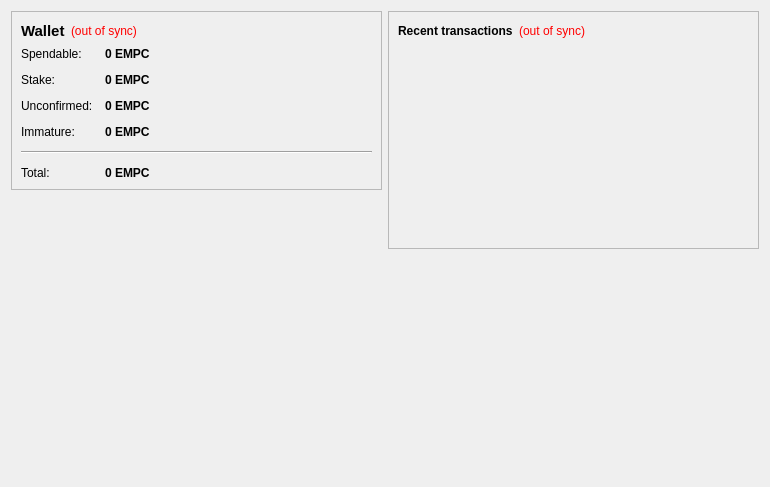
<?xml version="1.0" encoding="UTF-8"?>
<ui version="4.0">
 <class>OverviewPage</class>
 <widget class="QWidget" name="OverviewPage">
  <property name="geometry">
   <rect>
    <x>0</x>
    <y>0</y>
    <width>770</width>
    <height>487</height>
   </rect>
  </property>
  <property name="windowTitle">
   <string>Form</string>
  </property>
  <layout class="QHBoxLayout" name="horizontalLayout" stretch="1,1">
   <item>
    <layout class="QVBoxLayout" name="verticalLayout_2">
     <item>
      <widget class="QFrame" name="frame">
       <property name="frameShape">
        <enum>QFrame::StyledPanel</enum>
       </property>
       <property name="frameShadow">
        <enum>QFrame::Raised</enum>
       </property>
       <layout class="QVBoxLayout" name="verticalLayout_4">
        <item>
         <layout class="QHBoxLayout" name="horizontalLayout_4">
          <item>
           <widget class="QLabel" name="label_5">
            <property name="font">
             <font>
              <pointsize>11</pointsize>
              <weight>75</weight>
              <bold>true</bold>
             </font>
            </property>
            <property name="text">
             <string>Wallet</string>
            </property>
           </widget>
          </item>
          <item>
           <widget class="QLabel" name="labelWalletStatus">
            <property name="toolTip">
             <string>The displayed information may be out of date. Your wallet automatically synchronizes with the EmporiumCoin network after a connection is established, but this process has not completed yet.</string>
            </property>
            <property name="styleSheet">
             <string notr="true">QLabel { color: red; }</string>
            </property>
            <property name="text">
             <string notr="true">(out of sync)</string>
            </property>
            <property name="alignment">
             <set>Qt::AlignLeading|Qt::AlignLeft|Qt::AlignVCenter</set>
            </property>
           </widget>
          </item>
          <item>
           <spacer name="horizontalSpacer_2">
            <property name="orientation">
             <enum>Qt::Horizontal</enum>
            </property>
            <property name="sizeHint" stdset="0">
             <size>
              <width>40</width>
              <height>20</height>
             </size>
            </property>
           </spacer>
          </item>
         </layout>
        </item>
        <item>
         <layout class="QFormLayout" name="formLayout_2">
          <property name="fieldGrowthPolicy">
           <enum>QFormLayout::AllNonFixedFieldsGrow</enum>
          </property>
          <property name="horizontalSpacing">
           <number>12</number>
          </property>
          <property name="verticalSpacing">
           <number>12</number>
          </property>
          <item row="0" column="0">
           <widget class="QLabel" name="label">
            <property name="text">
             <string>Spendable:</string>
            </property>
           </widget>
          </item>
          <item row="0" column="1">
           <widget class="QLabel" name="labelBalance">
            <property name="font">
             <font>
              <weight>75</weight>
              <bold>true</bold>
             </font>
            </property>
            <property name="cursor">
             <cursorShape>IBeamCursor</cursorShape>
            </property>
            <property name="toolTip">
             <string>Your current spendable balance</string>
            </property>
            <property name="text">
             <string notr="true">0 EMPC</string>
            </property>
            <property name="textInteractionFlags">
             <set>Qt::LinksAccessibleByMouse|Qt::TextSelectableByKeyboard|Qt::TextSelectableByMouse</set>
            </property>
           </widget>
          </item>
          <item row="1" column="0">
           <widget class="QLabel" name="label_6">
            <property name="text">
             <string>Stake:</string>
            </property>
           </widget>
          </item>
          <item row="1" column="1">
           <widget class="QLabel" name="labelStake">
            <property name="font">
             <font>
              <weight>75</weight>
              <bold>true</bold>
             </font>
            </property>
            <property name="cursor">
             <cursorShape>IBeamCursor</cursorShape>
            </property>
            <property name="toolTip">
             <string>Total of coins that was staked, and do not yet count toward the current balance</string>
            </property>
            <property name="text">
             <string notr="true">0 EMPC</string>
            </property>
            <property name="textInteractionFlags">
             <set>Qt::LinksAccessibleByMouse|Qt::TextSelectableByKeyboard|Qt::TextSelectableByMouse</set>
            </property>
           </widget>
          </item>
          <item row="2" column="0">
           <widget class="QLabel" name="label_3">
            <property name="text">
             <string>Unconfirmed:</string>
            </property>
           </widget>
          </item>
          <item row="2" column="1">
           <widget class="QLabel" name="labelUnconfirmed">
            <property name="font">
             <font>
              <weight>75</weight>
              <bold>true</bold>
             </font>
            </property>
            <property name="cursor">
             <cursorShape>IBeamCursor</cursorShape>
            </property>
            <property name="toolTip">
             <string>Total of transactions that have yet to be confirmed, and do not yet count toward the current balance</string>
            </property>
            <property name="text">
             <string notr="true">0 EMPC</string>
            </property>
            <property name="textInteractionFlags">
             <set>Qt::LinksAccessibleByMouse|Qt::TextSelectableByKeyboard|Qt::TextSelectableByMouse</set>
            </property>
           </widget>
          </item>
          <item row="3" column="0">
           <widget class="QLabel" name="labelImmatureText">
            <property name="text">
             <string>Immature:</string>
            </property>
           </widget>
          </item>
          <item row="3" column="1">
           <widget class="QLabel" name="labelImmature">
            <property name="font">
             <font>
              <weight>75</weight>
              <bold>true</bold>
             </font>
            </property>
            <property name="toolTip">
             <string>Mined balance that has not yet matured</string>
            </property>
            <property name="text">
             <string notr="true">0 EMPC</string>
            </property>
            <property name="textInteractionFlags">
             <set>Qt::LinksAccessibleByMouse|Qt::TextSelectableByKeyboard|Qt::TextSelectableByMouse</set>
            </property>
           </widget>
          </item>
          <item row="4" column="0" colspan="2">
           <widget class="Line" name="line">
            <property name="orientation">
             <enum>Qt::Horizontal</enum>
            </property>
           </widget>
          </item>
          <item row="5" column="0">
           <widget class="QLabel" name="labelTotalText">
            <property name="text">
             <string>Total:</string>
            </property>
           </widget>
          </item>
          <item row="5" column="1">
           <widget class="QLabel" name="labelTotal">
            <property name="font">
             <font>
              <weight>75</weight>
              <bold>true</bold>
             </font>
            </property>
            <property name="cursor">
             <cursorShape>IBeamCursor</cursorShape>
            </property>
            <property name="toolTip">
             <string>Your current total balance</string>
            </property>
            <property name="text">
             <string notr="true">0 EMPC</string>
            </property>
            <property name="textInteractionFlags">
             <set>Qt::LinksAccessibleByMouse|Qt::TextSelectableByKeyboard|Qt::TextSelectableByMouse</set>
            </property>
           </widget>
          </item>
         </layout>
        </item>
       </layout>
      </widget>
     </item>
     <item>
      <spacer name="verticalSpacer">
       <property name="orientation">
        <enum>Qt::Vertical</enum>
       </property>
       <property name="sizeHint" stdset="0">
        <size>
         <width>20</width>
         <height>40</height>
        </size>
       </property>
      </spacer>
     </item>
     <item>
      <widget class="QLabel" name="label_2">
       <property name="autoFillBackground">
        <bool>true</bool>
       </property>
       <property name="text">
        <string/>
       </property>
       <property name="pixmap">
        <pixmap>:/icons/drmbg</pixmap>
       </property>
       <property name="scaledContents">
        <bool>false</bool>
       </property>
       <property name="margin">
        <number>0</number>
       </property>
      </widget>
     </item>
    </layout>
   </item>
   <item>
    <layout class="QVBoxLayout" name="verticalLayout_3">
     <item>
      <widget class="QFrame" name="frame_2">
       <property name="frameShape">
        <enum>QFrame::StyledPanel</enum>
       </property>
       <property name="frameShadow">
        <enum>QFrame::Raised</enum>
       </property>
       <layout class="QVBoxLayout" name="verticalLayout">
        <item>
         <layout class="QHBoxLayout" name="horizontalLayout_2">
          <item>
           <widget class="QLabel" name="label_4">
            <property name="text">
             <string>&lt;b&gt;Recent transactions&lt;/b&gt;</string>
            </property>
           </widget>
          </item>
          <item>
           <widget class="QLabel" name="labelTransactionsStatus">
            <property name="toolTip">
             <string>The displayed information may be out of date. Your wallet automatically synchronizes with the EmporiumCoin network after a connection is established, but this process has not completed yet.</string>
            </property>
            <property name="styleSheet">
             <string notr="true">QLabel { color: red; }</string>
            </property>
            <property name="text">
             <string notr="true">(out of sync)</string>
            </property>
            <property name="alignment">
             <set>Qt::AlignRight|Qt::AlignTrailing|Qt::AlignVCenter</set>
            </property>
           </widget>
          </item>
          <item>
           <spacer name="horizontalSpacer">
            <property name="orientation">
             <enum>Qt::Horizontal</enum>
            </property>
            <property name="sizeHint" stdset="0">
             <size>
              <width>40</width>
              <height>20</height>
             </size>
            </property>
           </spacer>
          </item>
         </layout>
        </item>
        <item>
         <widget class="QListView" name="listTransactions">
          <property name="styleSheet">
           <string notr="true">QListView { background: transparent; }</string>
          </property>
          <property name="frameShape">
           <enum>QFrame::NoFrame</enum>
          </property>
          <property name="verticalScrollBarPolicy">
           <enum>Qt::ScrollBarAlwaysOff</enum>
          </property>
          <property name="horizontalScrollBarPolicy">
           <enum>Qt::ScrollBarAlwaysOff</enum>
          </property>
          <property name="selectionMode">
           <enum>QAbstractItemView::NoSelection</enum>
          </property>
         </widget>
        </item>
       </layout>
      </widget>
     </item>
     <item>
      <spacer name="verticalSpacer_2">
       <property name="orientation">
        <enum>Qt::Vertical</enum>
       </property>
       <property name="sizeHint" stdset="0">
        <size>
         <width>20</width>
         <height>40</height>
        </size>
       </property>
      </spacer>
     </item>
    </layout>
   </item>
  </layout>
 </widget>
 <resources>
  <include location="../bitcoin.qrc"/>
 </resources>
 <connections/>
</ui>
